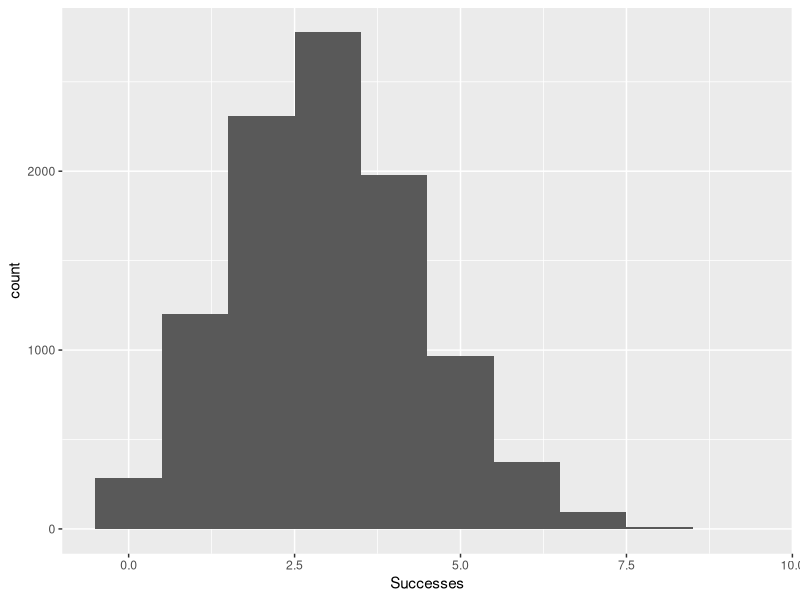
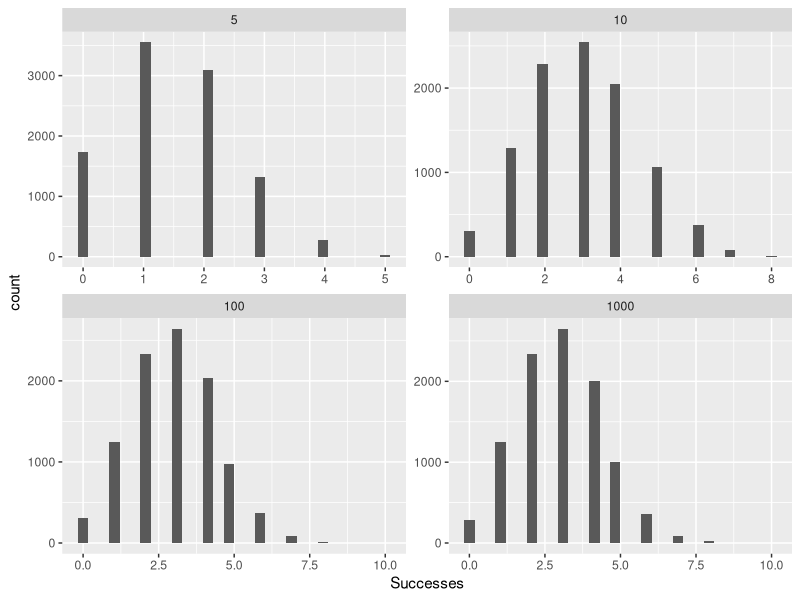

These charts were generated, in order, by the following R code:
library(ggplot2)

rbinom(n=1,size=10,prob=0.4)   # 시행횟수 10, 사건발생확률(성공확률)이 0.4인 이항분포에서 1개의 난수 만들기
rbinom(n=5,size=10,prob=0.4)   # 시행횟수 10, 사건발생확률이 0.4인 이항분포에서 5개의 난수 만들기
rbinom(n=10,size=10,prob=0.4)  # 결과로 나오는 각 숫자 하나하나가 시행횟수 10번, 사건발생확률 0.4인 실험에서 사건이 발생한 횟수다.

rbinom(n=1,size=1,prob=0.4)
rbinom(n=5,size=1,prob=0.4)
rbinom(n=10,size=1,prob=0.4)

binomData <- data.frame(Successes=rbinom(n=10000,size=10,prob=0.3))
binomData  # 결과에는 omitted 9000 rows 됨. 즉 9000행은 생략되서 나옴
dim(binomData)  # binomData는 현재 10000행, 1열짜리 데이터 프레임
ggplot(binomData, aes(x=Successes)) + geom_histogram(binwidth=1) # histogram은 빈도수를 나타내는 거라서 x축만 지정해도 됨.

binom5 <- data.frame(Successes = rbinom(n=10000, size=5, prob=0.3), Size=5) 
# Successes라는 변수에 이항분포 난수 1만개, Size라는 변수에는 숫자 5를 할당해서 데이터프레임 만듦어서 binom5에 저장
dim(binom5)
head(binom5)

binom10 <- data.frame(Successes = rbinom(n=10000,size=10,prob=0.3), Size=10)
dim(binom10)
head(binom10)

binom100 <- data.frame(Successes = rbinom(n=10000,size=10,prob=0.3), Size=100)

binom1000 <- data.frame(Successes = rbinom(n=10000,size=10,prob=0.3), Size=1000)

binomAll <- rbind(binom5, binom10, binom100, binom1000)   # rbind는 row bind 즉, 아래로 데이터를 추가하는 거.
dim(binomAll)
head(binomAll, 10)
tail(binomAll, 10)

ggplot(binomAll, aes(x=Successes)) + geom_histogram(bins=30) + facet_wrap(~Size, scales="free") 
# facet_wrap(~Size, scales="free")를 통해 Size별로 그래프를 만들어서 한 번에 보여줌.

dbinom(x=3,size=10,prob=0.3)
dbinom(x=1:10, size=10, prob=0.3)
